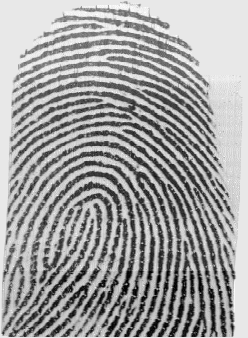
#> input picture dataset/1_3.png, 248 x 338 px
$ python -i image_processing.py   (imports and definitions only)
#> lines starting #> are read from the running program, lines starting #| are printed output that depends on the picture; after the words box and inside, x2 and y2 are one past the last pixel; in counts of white or black regions, pixels touching at a corner belong together
#> further down, picture is the input picture: shape (338, 248, 3); min 0, max 255, mean 160.6
import cv2
import numpy as np
from skimage.morphology import skeletonize
from skimage.util import invert
import streamlit as st

def process_image(image):
    steps = []

    # 1. Convert to grayscale
    gray_image = cv2.cvtColor(image, cv2.COLOR_BGR2GRAY)
    steps.append(("Grayscale Image", gray_image))

    # 2. Enhance Contrast using Histogram Equalization
    enhanced_image = cv2.equalizeHist(gray_image)
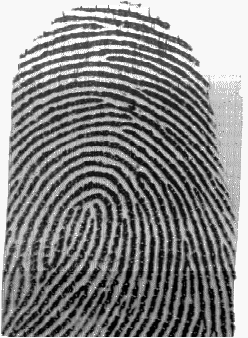
#> enhanced_image: shape (338, 248); min 0, max 255, mean 134
    steps.append(("Contrast Enhanced Image", enhanced_image))

    # 3. Apply Gaussian Blur
    blurred_image = cv2.GaussianBlur(enhanced_image, (5, 5), 0)
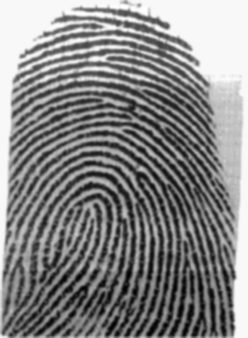
#> blurred_image: shape (338, 248); min 2, max 255, mean 133.9
    steps.append(("Blurred Image", blurred_image))

    # 4. Apply Edge Detection (Canny)
    edges = cv2.Canny(blurred_image, 50, 150)
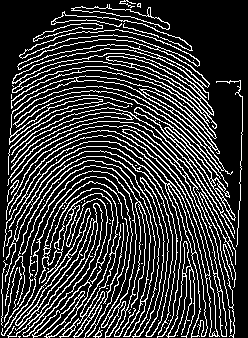
#> edges: shape (338, 248); 22.4% white in thin lines or dots
    steps.append(("Edge Detection", edges))

    # 5. Morphological Processing (Closing)
    kernel = cv2.getStructuringElement(cv2.MORPH_RECT, (3, 3))
    morph_image_close = cv2.morphologyEx(edges, cv2.MORPH_CLOSE, kernel)
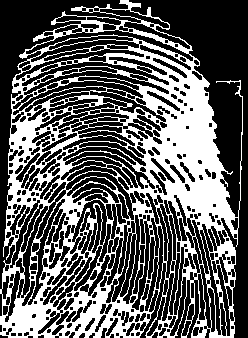
#> morph_image_close: shape (338, 248); 37.1% white; 1 white region, box (x1, y1, x2, y2) and area: (0, 0, 243, 338) 31134
    steps.append(("Morphological Closing", morph_image_close))

    # 6. Morphological Processing (Opening)
    morph_image_open = cv2.morphologyEx(morph_image_close, cv2.MORPH_OPEN, kernel)
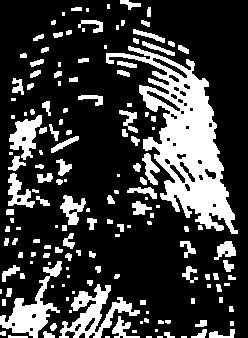
#> morph_image_open: shape (338, 248); 24% white; 159 white regions (47 under 20 px), largest, box (x1, y1, x2, y2) and area: (106, 46, 238, 234) 8410, (59, 284, 140, 338) 1585, (0, 261, 62, 338) 1518
    steps.append(("Morphological Opening", morph_image_open))

    return steps

def extract_features(image):
    """Extracts features using ORB and returns keypoints and descriptors."""
    orb = cv2.ORB_create()
    keypoints, descriptors = orb.detectAndCompute(image, None)
    return keypoints, descriptors

def match_fingerprint(query_image, dataset_images):
    """Matches a query fingerprint with a dataset of fingerprints."""
    # Extract features from the query image
    keypoints_query, descriptors_query = extract_features(query_image)
    if descriptors_query is None:
        return False, -1  # No features found in query image

    # Initialize Brute-Force Matcher
    bf = cv2.BFMatcher(cv2.NORM_HAMMING, crossCheck=True)

    best_match_idx = -1
    max_good_matches = 0

    for idx, dataset_image in enumerate(dataset_images):
        keypoints_dataset, descriptors_dataset = extract_features(dataset_image)
        if descriptors_dataset is None:
            continue  # Skip if no features found in the dataset image

        matches = bf.match(descriptors_query, descriptors_dataset)
        good_matches = [m for m in matches if m.distance < 50]  # Distance threshold

        if len(good_matches) > max_good_matches:
            max_good_matches = len(good_matches)
            best_match_idx = idx

    # Return the result if sufficient matches are found
    if max_good_matches > 10:  # Minimum threshold for a match
        return True, best_match_idx

    return False, -1

# Streamlit UI
# [30 lines not run here, left out]

>>> import cv2
>>> picture = cv2.imread('dataset/1_3.png')
>>> result = process_image(picture)
#> result = 6 items

$ run again, on dataset/1_4.png
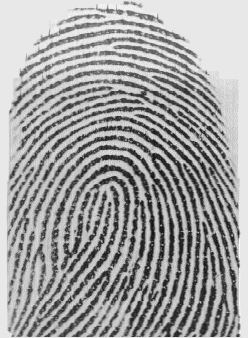
#> input picture dataset/1_4.png, 248 x 338 px
#> picture is the input picture: shape (338, 248, 3); min 16, max 252, mean 161
#> in process_image, `edges = cv2.Canny(blurred_image, 50, 150)`:
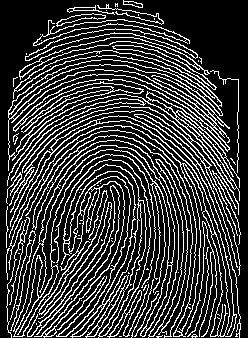
#> edges: shape (338, 248); 23.1% white in thin lines or dots
#> morph_image_close: shape (338, 248); 39.5% white; 2 white regions, box (x1, y1, x2, y2) and area: (6, 3, 241, 338) 33022, (123, 0, 143, 8) 99
#> in process_image, `morph_image_open = cv2.morphologyEx(morph_image_close, cv2.MORPH_OPEN,..`:
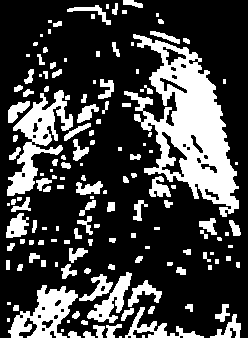
#> morph_image_open: shape (338, 248); 26.8% white; 150 white regions (45 under 20 px), largest, box (x1, y1, x2, y2) and area: (124, 34, 239, 217) 8533, (7, 90, 73, 196) 2487, (8, 285, 78, 338) 1777
#> result = 6 items

$ run again, on dataset/1_6.png
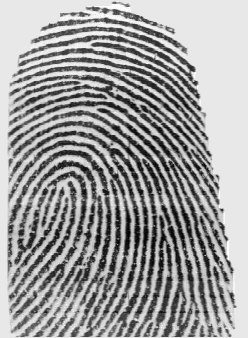
#> input picture dataset/1_6.png, 248 x 338 px
#> picture is the input picture: shape (338, 248, 3); min 0, max 255, mean 158.2
#> in process_image, `edges = cv2.Canny(blurred_image, 50, 150)`:
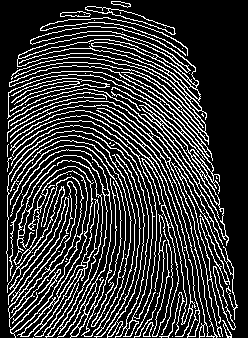
#> edges: shape (338, 248); 21.7% white in thin lines or dots
#> morph_image_close: shape (338, 248); 37.2% white; 2 white regions, box (x1, y1, x2, y2) and area: (6, 6, 238, 338) 31068, (111, 0, 131, 8) 90
#> in process_image, `morph_image_open = cv2.morphologyEx(morph_image_close, cv2.MORPH_OPEN,..`:
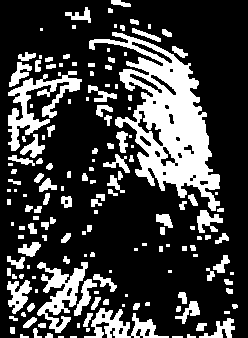
#> morph_image_open: shape (338, 248); 25.3% white; 161 white regions (53 under 20 px), largest, box (x1, y1, x2, y2) and area: (89, 32, 220, 211) 8493, (8, 71, 82, 151) 1828, (37, 262, 88, 333) 1457
#> result = 6 items
